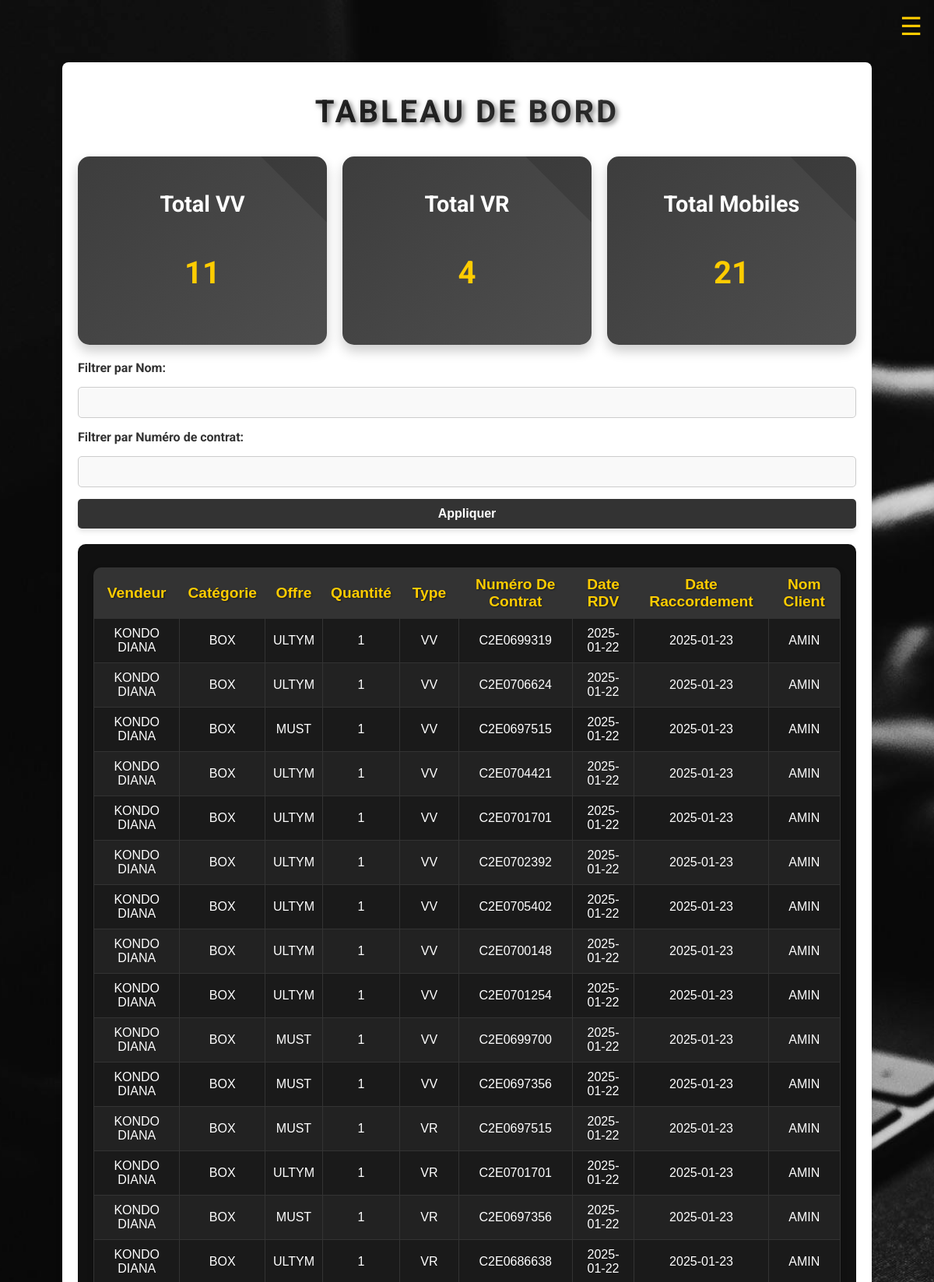
The page /dashboard (signed in, upper part) on the database its author committed.
### test.py (models this page shows)
class Sale(db.Model):
    id = db.Column(db.Integer, primary_key=True)
    date = db.Column(db.String(10), nullable=False)
    offer_type = db.Column(db.String(100), nullable=False)  # Box or Mobile
    plan = db.Column(db.String(100), nullable=False)
    quantity = db.Column(db.Integer, nullable=False)  # Quantité
    user_id = db.Column(db.Integer, db.ForeignKey('user.id'), nullable=False)
    class_type = db.Column(db.String(20), nullable=False)  # Ajout de la colonne classe
    contract_number = db.Column(db.String(50), nullable=False)  # Numéro de contrat
    date_rdv = db.Column(db.String(10), nullable=True)  # Nouvelle colonne Date RDV
    date_raccordement = db.Column(db.String(10), nullable=True)  # Nouvelle colonne Date Raccordement
    client_name = db.Column(db.String(100), nullable=True)  # Nouvelle colonne Nom Client

class User(db.Model):
    id = db.Column(db.Integer, primary_key=True)
    username = db.Column(db.String(80), unique=True, nullable=False)
    password = db.Column(db.String(200), nullable=False)
    plain_password = db.Column(db.String(200), nullable=True)  # Stockage en clair (temporaire)
    role = db.Column(db.String(20), default='user')  # user or admin
    sales = db.relationship('Sale', backref='user', lazy=True)

### test.py (the view)
@app.route('/dashboard', methods=['GET', 'POST'])
def dashboard():
    if 'user_id' not in session:
        return redirect(url_for('login'))
    user = User.query.get(session['user_id'])
    filter_username = request.form.get('filter_username', '').strip()
    filter_contract_number = request.form.get('filter_contract_number', '').strip()
    sales_query = Sale.query
    if user.role == 'admin':
        if filter_username:
            sales_query = sales_query.join(User).filter(User.username.ilike(f"%{filter_username}%"))
        if filter_contract_number:
            sales_query = sales_query.filter(Sale.contract_number.ilike(f"%{filter_contract_number}%"))
        all_sales = sales_query.all()
    elif user.role == 'user':
        sales_query = sales_query.filter_by(user_id=user.id)
        if filter_contract_number:
            sales_query = sales_query.filter(Sale.contract_number.ilike(f"%{filter_contract_number}%"))
        all_sales = sales_query.all()
    total_vv = sum(sale.quantity for sale in all_sales if sale.class_type == 'VV')
    total_vr = sum(sale.quantity for sale in all_sales if sale.class_type == 'VR')
    total_mobiles = sum(sale.quantity for sale in all_sales if sale.class_type == 'Mobiles')
    return render_template(
        'layout.html',
        page='dashboard',
        all_sales=all_sales,
        total_vv=total_vv,
        total_vr=total_vr,
        total_mobiles=total_mobiles,
        filter_username=filter_username,
        filter_contract_number=filter_contract_number
    )

### test.py (called while the page is built)
@app.before_request
def restrict_access():
    if 'user_id' in session:
        user = User.query.get(session['user_id'])
        if user:
            session['role'] = user.role
        else:
            session.pop('user_id', None)

### templates/layout.html (shortened to what this page needs)
<!DOCTYPE html>
<html lang="en">
<head>
    <link rel="stylesheet" href="https://cdnjs.cloudflare.com/ajax/libs/font-awesome/6.0.0-beta3/css/all.min.css">
    <link rel="stylesheet" href="{{ url_for('static', filename='style.css') }}">
</head>
<body>
    {% if page != 'login' %}
    <div class="menu-icon" id="menu-toggle">☰</div>
    {% endif %}
    <div class="container">
        {% if page == 'login' %}
        <div class="form-container">
           <audio id="background-audio" loop>
              <source src="{{ url_for('static', filename='audio/background-audio.mp3') }}" type="audio/mpeg">
              Your browser does not support the audio element.
           </audio>
          <h1 class="main-title gradient">
           Bienvenue chez OCF
            <a href="#" class="audio-toggle" title="Activer/Désactiver le son">
            <i class="fas fa-volume-up"></i>
            </a>
          </h1>
            {% if error %}
            <p class="error">{{ error }}</p>
            {% endif %}
            <form method="POST" action="/login">
                <input type="text" name="username" placeholder="Entrer votre nom utilisateur" required>
                <input type="password" name="password" placeholder="Entrer votre mot de passe" required>
                <button type="submit">Login</button>
            </form>
        </div>
        {% elif page == 'dashboard' %}
        <h1>Tableau de Bord</h1>
        <div class="totals-container">
            <div class="card total-vv">
                <h2>Total VV</h2>
                <p class="total-number">{{ total_vv }}</p>
            </div>
            <div class="card total-vr">
                <h2>Total VR</h2>
                <p class="total-number">{{ total_vr }}</p>
            </div>
            <div class="card total-mobiles">
                <h2>Total Mobiles</h2>
                <p class="total-number">{{ total_mobiles }}</p>
            </div>
        </div>
         <form method="POST" action="/dashboard" class="filter-form">
         <label for="filter-username">Filtrer par Nom:</label>
         <input type="text" id="filter-username" name="filter_username" value="{{   filter_username or '' }}">
         <label for="filter-contract-number">Filtrer par Numéro de contrat:</label>
         <input type="text" id="filter-contract-number" name="filter_contract_number"        value="{{ filter_contract_number or '' }}">
             <button type="submit">Appliquer</button>
         </form>
     <div class="table-container">
      <div class="user-sales">
        <table class="dashboard-table">
            <thead>
                <tr>
                    <th>Vendeur</th>
                    <th>Catégorie</th>
                    <th>Offre</th>
                    <th>Quantité</th>
                    <th>Type</th>
                    <th>Numéro de contrat</th>
                    <th>Date RDV</th>
                    <th>Date Raccordement</th>
                    <th>Nom Client</th>
                </tr>
            </thead>
            <tbody>
                {% for sale in all_sales %}
                <tr>
                    <td>{{ sale.user.username }}</td>
                    <td>{{ sale.offer_type }}</td>
                    <td>{{ sale.plan }}</td>
                    <td>{{ sale.quantity }}</td>
                    <td>{{ sale.class_type }}</td>
                    <td>{{ sale.contract_number }}</td>
                    <td>{{ sale.date_rdv }}</td>
                    <td>{{ sale.date_raccordement }}</td>
                    <td>{{ sale.client_name }}</td>
                </tr>
                {% endfor %}
            </tbody>
        </table>
        </div>
         </div>
        {% endif %}
    </div>
</body>
</html>

### rows shown on the page
Sale: user.username "KONDO DIANA", offer_type "BOX", plan "ULTYM", quantity "1", class_type "VV", contract_number "C2E0699319", date_rdv "2025-01-22", date_raccordement "2025-01-23", client_name "AMIN"
Sale: user.username "KONDO DIANA", offer_type "BOX", plan "ULTYM", quantity "1", class_type "VV", contract_number "C2E0706624", date_rdv "2025-01-22", date_raccordement "2025-01-23", client_name "AMIN"
Sale: user.username "KONDO DIANA", offer_type "BOX", plan "MUST", quantity "1", class_type "VV", contract_number "C2E0697515", date_rdv "2025-01-22", date_raccordement "2025-01-23", client_name "AMIN"
Sale: user.username "KONDO DIANA", offer_type "BOX", plan "ULTYM", quantity "1", class_type "VV", contract_number "C2E0704421", date_rdv "2025-01-22", date_raccordement "2025-01-23", client_name "AMIN"
Sale: user.username "KONDO DIANA", offer_type "BOX", plan "ULTYM", quantity "1", class_type "VV", contract_number "C2E0701701", date_rdv "2025-01-22", date_raccordement "2025-01-23", client_name "AMIN"
Sale: user.username "KONDO DIANA", offer_type "BOX", plan "ULTYM", quantity "1", class_type "VV", contract_number "C2E0702392", date_rdv "2025-01-22", date_raccordement "2025-01-23", client_name "AMIN"
Sale: user.username "KONDO DIANA", offer_type "BOX", plan "ULTYM", quantity "1", class_type "VV", contract_number "C2E0705402", date_rdv "2025-01-22", date_raccordement "2025-01-23", client_name "AMIN"
Sale: user.username "KONDO DIANA", offer_type "BOX", plan "ULTYM", quantity "1", class_type "VV", contract_number "C2E0700148", date_rdv "2025-01-22", date_raccordement "2025-01-23", client_name "AMIN"
Sale: user.username "KONDO DIANA", offer_type "BOX", plan "ULTYM", quantity "1", class_type "VV", contract_number "C2E0701254", date_rdv "2025-01-22", date_raccordement "2025-01-23", client_name "AMIN"
Sale: user.username "KONDO DIANA", offer_type "BOX", plan "MUST", quantity "1", class_type "VV", contract_number "C2E0699700", date_rdv "2025-01-22", date_raccordement "2025-01-23", client_name "AMIN"
Sale: user.username "KONDO DIANA", offer_type "BOX", plan "MUST", quantity "1", class_type "VV", contract_number "C2E0697356", date_rdv "2025-01-22", date_raccordement "2025-01-23", client_name "AMIN"
Sale: user.username "KONDO DIANA", offer_type "BOX", plan "MUST", quantity "1", class_type "VR", contract_number "C2E0697515", date_rdv "2025-01-22", date_raccordement "2025-01-23", client_name "AMIN"
Sale: user.username "KONDO DIANA", offer_type "BOX", plan "ULTYM", quantity "1", class_type "VR", contract_number "C2E0701701", date_rdv "2025-01-22", date_raccordement "2025-01-23", client_name "AMIN"
Sale: user.username "KONDO DIANA", offer_type "BOX", plan "MUST", quantity "1", class_type "VR", contract_number "C2E0697356", date_rdv "2025-01-22", date_raccordement "2025-01-23", client_name "AMIN"
Sale: user.username "KONDO DIANA", offer_type "BOX", plan "ULTYM", quantity "1", class_type "VR", contract_number "C2E0686638", date_rdv "2025-01-22", date_raccordement "2025-01-23", client_name "AMIN"

### other values the page prints
{{ total_vv }} "11"
{{ total_vr }} "4"
{{ total_mobiles }} "21"
